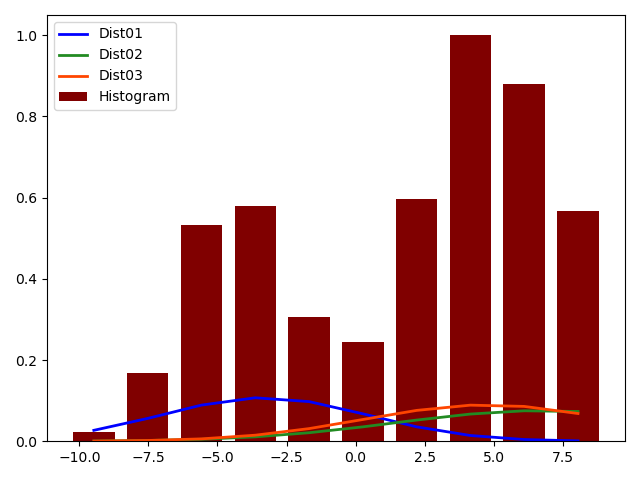

Write the Python code that produced this figure.
import numpy as np
from scipy import random
import matplotlib.pyplot as plt
from scipy.stats import norm
import statistics
from sklearn.preprocessing import normalize
import matplotlib.transforms as transforms
from scipy.stats import multivariate_normal

# Generate synthetic data for density estimation
def gen_data(k=3, dim=1, points_per_cluster=5000, lim=[-10, 10]):
    '''
    Generates data from a random mixture of Gaussians in a given range.
    input:
        - k: Number of Gaussian clusters
        - dim: Dimension of generated points
        - points_per_cluster: Number of points to be generated for each cluster
        - lim: Range of mean values
    output:
        - X: Generated points (points_per_cluster*k, dim)
    '''
    x = []
    cove = []
    mean = random.rand(k, dim)*(lim[1]-lim[0]) + lim[0]
    for i in range(k):
        cov = random.rand(dim, dim+10)
        cov = np.matmul(cov, cov.T)
        _x = np.random.multivariate_normal(mean[i], cov, points_per_cluster)
        x += list(_x)
        cove.append(cov)
    x = np.clip(np.array(x),-10,10)
    return x, np.squeeze(mean), np.squeeze(cove)

if __name__ == "__main__":
    samp, mu, co  = gen_data() #obtain samples

    #Set parameters
    M = 10 #no. of bins
    b_len = abs(np.max(samp)-np.min(samp))/M # get bin length
    bins = np.arange(np.min(samp),np.max(samp), b_len) #get bin levels

    # Calculate binning counts
    ar = np.zeros((M,1))
    for j in samp:
        getind = (np.where(bins<=j)[0])
        ind = getind[-1]
        ar[ind] += 1
    ar = normalize(ar, norm='max', axis =0)
    # Plot histogram
    plt.plot()
    plt.bar(bins.tolist(),np.squeeze(ar.tolist()), width = 1.5, align='center', color = 'maroon', label = 'Histogram')

    #Plot the data generating distribution
    cols = ['blue','forestgreen','orangered']
    lab = ['Dist01','Dist02','Dist03']
    for t in range(3):
        plt.plot(bins, norm.pdf(bins, mu[t], co[t]),color = cols[t], linewidth = 2, label = lab[t])
    plt.legend()
    plt.show()
